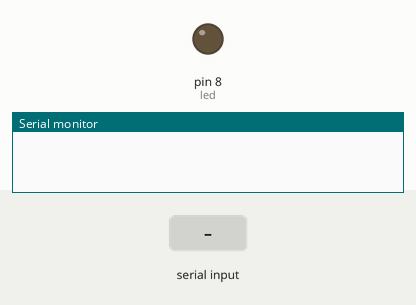
Simulated run of this sketch. Board: Arduino Uno, built with avr-gcc and run on an emulated ATmega328P. Parts: output pins drawn as LEDs (lit = HIGH), the last lines printed to the serial monitor. Inputs (shaded band) come from the test bench.

Above: at 1.2 s.
1.3 s: "1" received over Serial
At 1.8 s:
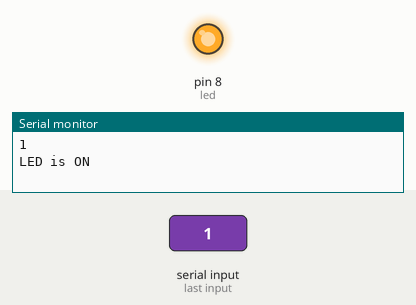
2.8 s: "2" received over Serial
At 4.5 s:
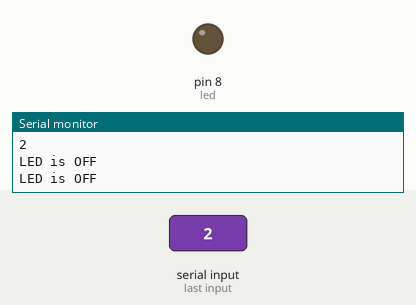
Timing chart, 0 to 6.0 s (numbered marks = the images above; inputs shaded):
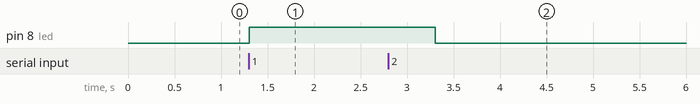

The sketch:

Android_LED.ino
```cpp
// Starting of Program

int led = 8;
char val;
int flag =0;
void setup()
{

pinMode(led, OUTPUT);  // Digital pin 13 set as output Pin
Serial.begin(9600);
}

void loop()
{
  while (Serial.available() > 0)
  {
  val = Serial.read();
  Serial.println(val);
  }
  if( val == '1') // Forward
    {

      digitalWrite(led, HIGH);
      Serial.println("LED is ON");
      delay(1000);
    }
  else if(val == '2') // Backward
    {

      digitalWrite(led, LOW);
      Serial.println("LED is OFF");
      delay(1000);
    }


}

// End of program
```

Measured:
- after the input at 1.3 s, pin 8 (led): LOW → HIGH at once
- after the input at 2.8 s, pin 8 (led): HIGH → LOW after 0.50 s
